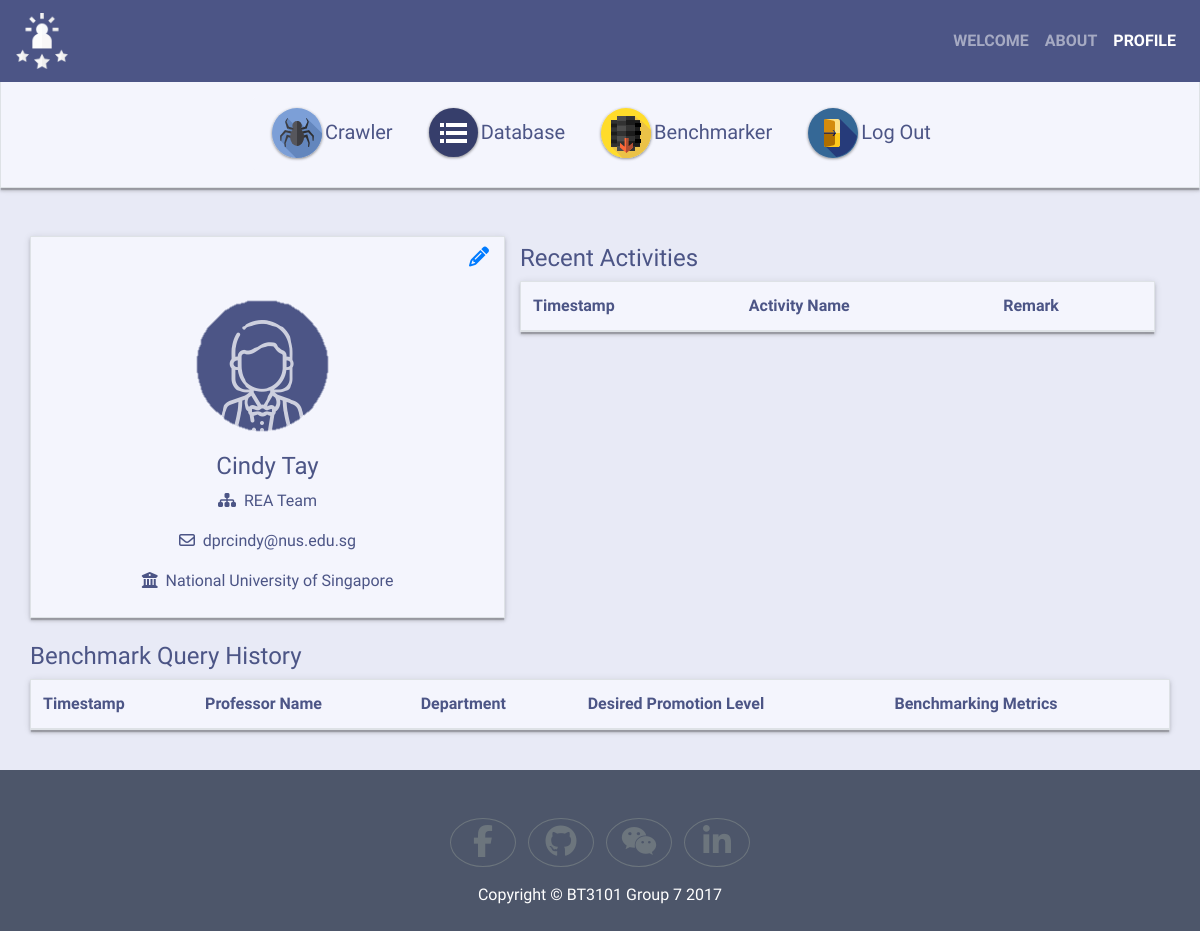
The app's page /profile/ (signed in) with its own data.
### tables this page shows
CREATE TABLE users (
  user_id integer primary key autoincrement,
  username text not null,
  password text not null,
  first_name text not null,
  last_name text not null,
  institution text not null,
  team text not null,
  email text not null,
  staff_id text not null
);

### application.py (the view)
@app.route("/profile/")
def profile():
    if 'username' in session:
        user_id = session['user_id']
        full_user = query_db('select username, first_name, last_name, institution, team, email, staff_id from users where user_id = ?', (user_id,), one=True)
        activities = query_db('select activity_timestamp, activity_name, remark from activities where user_id = ? order by datetime(activity_timestamp) desc limit 5', (user_id,))
        benchmarks = query_db('select benchmark_timestamp, name, department, position, metrics from benchmarks where user_id = ? order by datetime(benchmark_timestamp) desc limit 5', (user_id,))
        return render_template("profile.html", user=full_user, activities=activities, benchmarks=benchmarks)
    else:
        return redirect(url_for('main'))

### application.py (called while the page is built)
def get_db():
    db = getattr(g, '_database', None)
    if db is None:
        db = g._database = sqlite3.connect(DATABASE)
    return db

def query_db(query, args=(), one=False):
    db = get_db()
    db.row_factory = sqlite3.Row
    cur = db.cursor().execute(query, args)
    rv = cur.fetchall()
    return (rv[0] if rv else None) if one else rv

@app.teardown_appcontext
def close_connection(exception):
    db = getattr(g, '_database', None)
    if db is not None:
        db.close()

### templates/profile.html (shortened to what this page needs)
<!doctype html>
<html lang="en">
  <head>
    <link rel="stylesheet" href="https://maxcdn.bootstrapcdn.com/bootstrap/4.0.0-beta.2/css/bootstrap.min.css">
    <link href="https://opensource.keycdn.com/fontawesome/4.7.0/font-awesome.min.css" rel="stylesheet">
    <link href="../static/css/custom.css" rel="stylesheet">
  </head>
  <body>
    <header class="navbar fixed-top navbar-expand-lg navbar-dark" style="background-color: #4C5586;">
      <a class="navbar-brand" href="#"><img class="img-fluid" src="{{ url_for('static', filename='img/Logo.svg') }}"></a>
      <div class="collapse navbar-collapse" id="navbarNavAltMarkup">
        <ul class="navbar-nav ml-auto">
          <li class="nav-item">
            <a class="nav-link font-weight-bold" href="{{ url_for('main') }}">WELCOME</a>
          </li>
          <li class="nav-item">
            <a class="nav-link font-weight-bold" href="{{ url_for('about') }}">ABOUT</a>
          </li>
          <li class="nav-item active">
            <a class="nav-link font-weight-bold" href="{{ url_for('profile') }}">PROFILE<span class="sr-only">(current)</span></a>
          </li>
        </ul>
      </div>
    </header>
    <div class="container-fluid border text-center mt-5 pt-5 pb-3 shadowed function-button">
      <div class="btn-group btn-group-lg" role="group" aria-label="Function buttons">
        <a class="btn btn-light btn-menu" href="{{ url_for('crawler') }}">
          <img src="{{ url_for('static', filename='img/Crawl.svg') }}">Crawler
        </a>
        <a class="btn btn-light btn-menu" href="{{ url_for('database') }}">
          <img src="{{ url_for('static', filename='img/Menu.svg') }}">Database
        </a>
        <a class="btn btn-light btn-menu" href="{{ url_for('benchmarker') }}">
          <img src="{{ url_for('static', filename='img/Database.svg') }}">Benchmarker
        </a>
        <a class="btn btn-light btn-menu" href="{{ url_for('logout') }}">
          <img src="{{ url_for('static', filename='img/Logout.svg') }}">Log Out
        </a>
      </div>
    </div>
    <div class="container pt-5">
      <div class="row">
        <div class="col-5 border text-center py-2 profile-box shadowed">
          <p class="text-right"><a href="#changePasswordModal" data-toggle="modal"><i class="fa fa-lg fa-pencil"></i></a></p>
          <img class="img-fluid" src="{{ url_for('static', filename='img/Profile Icon.png') }}" alt="User Profile Pic">
          <h4>{{ user['first_name'] }} {{ user['last_name'] }}</h4>
          <p><i class="fa fa-sitemap"></i>&nbsp; {{ user['team'] }}</p>
          <p><i class="fa fa-envelope-o"></i>&nbsp; {{ user['email'] }}</p>
          <p><i class="fa fa-university"></i>&nbsp; {{ user['institution'] }}</p>
        </div>
        <div class="col-7 pt-2">
          <h4>Recent Activities</h4>
          <table class="table border profile-box shadowed">
            <thead>
              <tr>
                <th scope="col">Timestamp</th>
                <th scope="col">Activity Name</th>
                <th scope="col">Remark</th>
              </tr>
            </thead>
          </table>
        </div>
      </div>
    </div>
    <div class="container py-4">
      <div class="row">
        <h4>Benchmark Query History</h4>
        <table class="table border profile-box shadowed">
          <thead>
            <tr>
              <th scope="col">Timestamp</th>
              <th scope="col">Professor Name</th>
              <th scope="col">Department</th>
              <th scope="col">Desired Promotion Level</th>
              <th scope="col">Benchmarking Metrics</th>
            </tr>
          </thead>
        </table>
      </div>
    </div>
    <footer class="footer pt-5 pb-2">
      <div class="container">
        <div class="text-center">
          <ul class="list-inline">
            <li class="list-inline-item">
              <a class="btn btn-outline-secondary rounded-circle" href="#" target="_blank">
                <i class="fa fa-fw fa-2x fa-facebook"></i>
              </a>
            </li>
            <li class="list-inline-item">
              <a class="btn btn-outline-secondary rounded-circle" href="#" target="_blank">
                <i class="fa fa-fw fa-2x fa-github"></i>
              </a>
            </li>
            <li class="list-inline-item">
              <a class="btn btn-outline-secondary rounded-circle" href="#" target="_blank">
                <i class="fa fa-fw fa-2x fa-wechat"></i>
              </a>
            </li>
            <li class="list-inline-item">
              <a class="btn btn-outline-secondary rounded-circle" href="#" target="_blank">
                <i class="fa fa-fw fa-2x fa-linkedin"></i>
              </a>
            </li>
          </ul>
          <p>Copyright &copy; BT3101 Group 7 2017</p>
        </div>
      </div>
    </footer>
  </body>
</html>

### static/css/custom.css (style rules this page uses)
body { font-family: Ubuntu, 'Helvetica Neue', Helvetica, Arial, sans-serif; color: #4C5586; background-color: #E8EAF6; }
.footer { background-color: #4D566A; }
.footer p { color: #fff; }
.shadowed { box-shadow:0 3px 3px 0 rgba(0,0,0,0.14),0 1px 7px 0 rgba(0,0,0,0.12),0 3px 1px -1px rgba(0,0,0,0.2) }
.btn-menu { color: #4C5586; border-color: #F4F5FD; background-color: #F4F5FD; }
.function-button { background-color: #F4F5FD; }
.profile-box { background-color: #F4F5FD; }

### records on screen
users: first_name "Cindy", last_name "Tay", team "REA Team", email "dprcindy@nus.edu.sg", institution "National University of Singapore"
